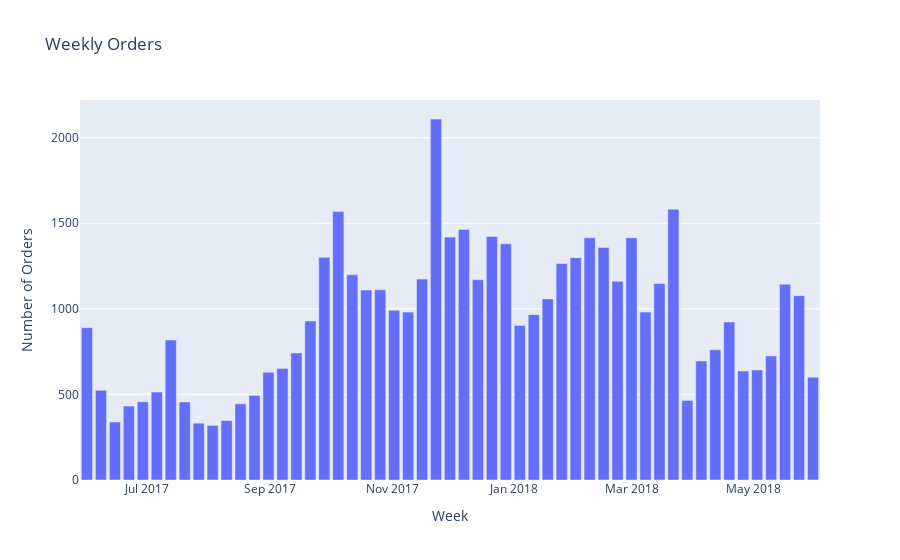

The notebook cell saved with this chart:
### Markdown cell above
We can see that December was the month with the highest amount of purchases, whereas August was the lowest. 
Interestingly, if we compare this chart with the chart representing a number of visits, we can see that the results reached in August can be a reflection of the MAU results for that month, which were the lowest in the examined period.
Although November outnumbered any other month in terms of MAU, it was reflected in sales only in December. 
Looking at the sources of users who made orders we can see that Source 4 and 3 brought the highest number of orders.

### Code cell
fig = px.bar(weekly_orders, x='order_week', y='uid', title= 'Weekly Orders', labels={'order_week':'Week','uid':'Number of Orders'})
fig.show()

### Figure 1 — Plotly figure (JSON) as saved in the notebook; plotly's stock layout.template omitted (floating-point values rounded to 4 significant figures)
{"data": [{"alignmentgroup": "True", "hoverlabel": {"namelength": 0}, "hovertemplate": "Week=%{x}<br>Number of Orders=%{y}", "legendgroup": "", "marker": {"color": "#636efa"}, "name": "", "offsetgroup": "", "orientation": "v", "showlegend": false, "textposition": "auto", "type": "bar", "x": ["2017-06-01T00:00:00", "2017-06-08T00:00:00", "2017-06-15T00:00:00", "2017-06-22T00:00:00", "2017-06-29T00:00:00", "2017-07-06T00:00:00", "2017-07-13T00:00:00", "2017-07-20T00:00:00", "2017-07-27T00:00:00", "2017-08-03T00:00:00", "2017-08-10T00:00:00", "2017-08-17T00:00:00", "2017-08-24T00:00:00", "2017-08-31T00:00:00", "2017-09-07T00:00:00", "2017-09-14T00:00:00", "2017-09-21T00:00:00", "2017-09-28T00:00:00", "2017-10-05T00:00:00", "2017-10-12T00:00:00", "2017-10-19T00:00:00", "2017-10-26T00:00:00", "2017-11-02T00:00:00", "2017-11-09T00:00:00", "2017-11-16T00:00:00", "2017-11-23T00:00:00", "2017-11-30T00:00:00", "2017-12-07T00:00:00", "2017-12-14T00:00:00", "2017-12-21T00:00:00", "2017-12-28T00:00:00", "2018-01-04T00:00:00", "2018-01-11T00:00:00", "2018-01-18T00:00:00", "2018-01-25T00:00:00", "2018-02-01T00:00:00", "2018-02-08T00:00:00", "2018-02-15T00:00:00", "2018-02-22T00:00:00", "2018-03-01T00:00:00", "2018-03-08T00:00:00", "2018-03-15T00:00:00", "2018-03-22T00:00:00", "2018-03-29T00:00:00", "2018-04-05T00:00:00", "2018-04-12T00:00:00", "2018-04-19T00:00:00", "2018-04-26T00:00:00", "2018-05-03T00:00:00", "2018-05-10T00:00:00", "2018-05-17T00:00:00", "2018-05-24T00:00:00", "2018-05-31T00:00:00"], "xaxis": "x", "y": [890, 524, 339, 432, 457, 514, 818, 456, 332, 319, 347, 445, 494, 629, 651, 742, 929, 1301, 1568, 1199, 1110, 1111, 992, 981, 1174, 2109, 1419, 1464, 1170, 1423, 1380, 903, 966, 1058, 1265, 1299, 1415, 1358, 1161, 1415, 981, 1148, 1582, 465, 695, 761, 923, 637, 643, 725, 1144, 1077, 601], "yaxis": "y"}], "layout": {"barmode": "relative", "legend": {"tracegroupgap": 0}, "title": {"text": "Weekly Orders"}, "xaxis": {"anchor": "y", "domain": [0, 1], "title": {"text": "Week"}}, "yaxis": {"anchor": "x", "domain": [0, 1], "title": {"text": "Number of Orders"}}}}
